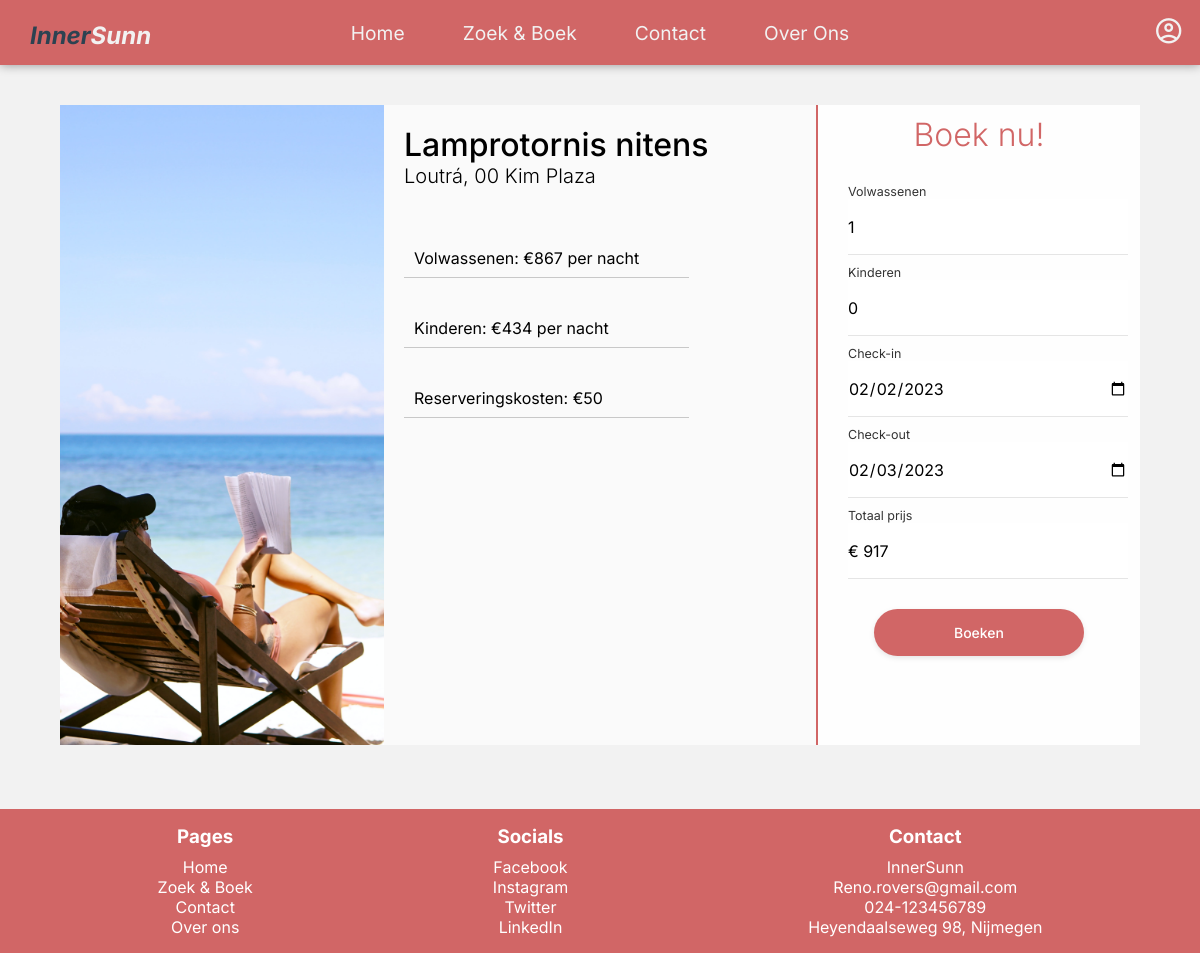
The page /pages/booking.php?accommodation=14 (signed in) on the database its author committed.
### tables this page shows
CREATE TABLE IF NOT EXISTS ACCOMMODATIONS (
	id INT NOT NULL AUTO_INCREMENT,
    name VARCHAR(255) NOT NULL,
    country VARCHAR(255) NOT NULL,
    city VARCHAR(255) NOT NULL,
    address VARCHAR(255) NOT NULL,
    description TEXT NOT NULL,
    price INT(10) NOT NULL,
    PRIMARY KEY(id),
    UNIQUE(name)
);

### includes/controllers/booking.php (called while the page is built, shortened)
<?php
require_once ROOT_PATH . 'includes/functions/database.php';
if (!isset($_GET['accommodation'])) {
    header("Location: " . BASE_URL . "pages/search.php");
} else {
    $accommodationId = $_GET['accommodation'];
}
$accommodation = getAccommodationById($accommodationId);

### includes/functions/database.php (called while the page is built, shortened)
<?php
require_once ROOT_PATH . 'includes/connection.php';
function getUserById($userId)
{
    global $conn;
    $query = "SELECT * FROM USERS WHERE ID = :userId";
    $queryExec = $conn->prepare($query);
    $queryExec->bindParam(":userId", $userId);
    $queryExec->execute();
    $results = $queryExec->fetch();
    return $results;
}
function getAccommodationById($accommodationId)
{
    global $conn;
    $result = null;
    $query = "SELECT * FROM accommodations WHERE ID = :accommodationId";
    $queryExec = $conn->prepare($query);
    $queryExec->bindParam(":accommodationId", $accommodationId);
    $queryExec->execute();
    $results = $queryExec->fetch();
    if ($results) {
        $result = $results;
        $result['images'] = getImages($accommodationId);
        $result['reviews'] = getReviews($accommodationId);
    }
    return $result;
}
function getImages($accommodationId)
{
    global $conn;
    $query = "SELECT URL as image FROM images WHERE accommodation_id = :accommodationId";
    $queryExec = $conn->prepare($query);
    $queryExec->bindParam(":accommodationId", $accommodationId);
    $queryExec->execute();
    $results = $queryExec->fetchAll();
    $images = array();
    foreach ($results as $image) {
        $images[] = $image['image'];
    }
    return $images;
}
function getReviews($accommodationId)
{
    global $conn;
    $query = "SELECT user_id, review, rating FROM reviews WHERE accommodation_id = :accommodationId";
    $queryExec = $conn->prepare($query);
    $queryExec->bindParam(":accommodationId", $accommodationId);
    $queryExec->execute();
    $results = $queryExec->fetchAll();
    $reviews = array();
    foreach ($results as $review) {
        $review['user'] = getUserById($review['user_id'])['username'];
        $reviews[] = $review;
    }
    return $reviews;
}

### pages/booking.php (the view, shortened to what this page needs)
<?php
require_once(ROOT_PATH . "includes/controllers/booking.php");
require_once(ROOT_PATH . "includes/partials/header.php");
?>
<main>
    <?php if (!isset($success) || empty($success) || $success == false) : ?>
        <div class="booking-container">
            <section class="accommodation-image">
                <img src="<?php echo BASE_URL . "resources/images/accommodations/" . $accommodation['images'][0] ?>" alt=" Chlamydosaurus kingii">
            </section>
            <section class="accommodation-info">
                <h2><?php echo $accommodation['name'] ?></h2>
                <h3><?php echo $accommodation['city'] . ', ' . $accommodation['address'] ?></h3>
                <div class="prices">
                    <ul>
                        <li>Volwassenen: €<?php echo $accommodation['price'] ?> per nacht</li>
                        <li>Kinderen: €<?php echo round($accommodation['price'] / 2, 0) ?> per nacht</li>
                        <li>Reserveringskosten: €50</li>
                    </ul>
                </div>
            </section>
            <section class="booking-form">
                <h2>Boek nu!</h2>
                <form action="<?php echo htmlspecialchars($_SERVER['PHP_SELF']) . "?accommodation=" . $_GET['accommodation'] ?>" method="POST">
                    <label for="adults">Volwassenen</label>
                    <input type="number" name="adults" id="adults" min="1" max="10" value="1" onchange="calculateTotalPrice(<?php echo $accommodation['price'] ?>, 50);">
                    <label for="children">Kinderen</label>
                    <input type="number" name="children" id="children" min="0" max="10" value="0" onchange="calculateTotalPrice(<?php echo $accommodation['price'] ?>, 50);">
                    <label for="check-in">Check-in</label>
                    <input type="date" name="check-in" id="check-in" onchange="checkDates(); calculateTotalPrice(<?php echo $accommodation['price'] ?>, 50);">
                    <label for="check-out">Check-out</label>
                    <input type="date" name="check-out" id="check-out" onchange="checkDates(); calculateTotalPrice(<?php echo $accommodation['price'] ?>, 50);">
                    <label for="total-price">Totaal prijs</label>
                    <input type="text" name="total-price" id="total-price" value="€ <?php echo $accommodation['price'] + 50 ?>" readonly>
                    <button type="submit" name="submit" value="Boeken"> Boeken </button>
                </form>
            </section>
        </div>
    <?php endif; ?>
</main>
<?php require_once(ROOT_PATH . "includes/partials/footer.php"); ?>

### css/variables.css (style rules this page uses)
:root { --color-primary: #d16666; --color-primary-dark: #9b4b4b; --color-secondary: #f2f2f2; --color-secondary-dark: #d9d9d9; --color-tertiary: #2c4251; }

### css/index.css (style rules this page uses)
* { box-sizing: border-box; padding: 0; margin: 0; font-family: "Inter", sans-serif; }
body { background-color: var(--color-secondary); }

### css/booking.css (style rules this page uses)
main { margin: 5vh auto; width: 90vw; display: flex; flex-direction: column; align-items: center; }
.booking-container { height: 80vh; width: 100%; display: flex; flex-direction: row; }
section.accommodation-image { width: 30%; height: 100%; }
section.accommodation-image img { width: 100%; height: inherit; object-fit: cover; }
section.accommodation-info { flex-grow: 1; padding: 20px; background-color: #fafafa; display: flex; flex-direction: column; align-items: flex-start; }
.accommodation-info h2 { font-size: 2em; font-weight: 500; }
.accommodation-info h3 { font-size: 1.25em; font-weight: 300; margin-top: 0; }
.accommodation-info .prices { display: flex; flex-direction: row; justify-content: space-between; width: 100%; margin-top: 50px; }
.accommodation-info .prices ul { list-style-type: none; padding-left: 0; display: flex; flex-direction: column; gap: 20px; }
.accommodation-info .prices ul li { font-size: 1em; color: #000; margin-bottom: 10px; padding: 10px; border-radius: 5px; position: relative; }
.accommodation-info .prices ul li::after { content: ""; position: absolute; left: 0px; bottom: 0; width: calc(100% + 40px); height: 1px; background-color: #000; opacity: 0.2; }
section.booking-form { width: 30%; height: 100%; background: #fefefe; border-left: 2px var(--color-primary) solid; }
.booking-form > h2 { font-size: 2em; font-weight: 300; margin-top: 10px; margin-bottom: 0; text-align: center; color: var(--color-primary); }
label { margin-top: 10px; font-size: 12.5px; color: #000; opacity: 0.8; font-weight: 400; }
form { padding: 20px 30px; display: flex; flex-direction: column; align-items: flex-start; height: 100%; }
.booking-form button { text-align: center; width: 80%; min-width: 100px; border-radius: 24px; padding: 15px 40px; margin-top: 30px; margin-left: auto; margin-right: auto; background-color: var(--color-primary); color: #fff; font-size: 14px; font-weight: 500; box-shadow: 0px 2px 6px -1px rgba(0, 0, 0, 0.13); border: none; transition: all 0.3s ease; outline: 0; }
.booking-form input { font-size: 16px; padding: 20px 0px; height: 56px; border: none; border-bottom: solid 1px rgba(0, 0, 0, 0.1); background: #fff; min-width: 280px; box-sizing: border-box; transition: all 0.3s linear; color: #000; font-weight: 400; }

### rows shown on the page
accommodations: name "Lamprotornis nitens", city "Loutrá", address "00 Kim Plaza", price "867", $accommodation['price']/2 "434", total-price "€ 917"
